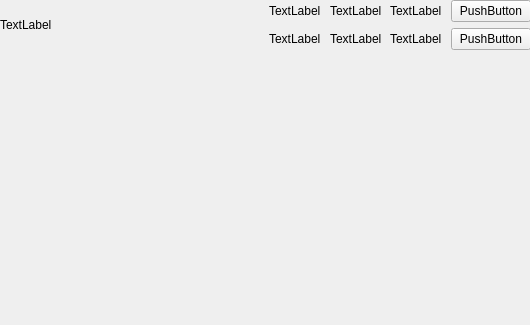
<?xml version="1.0" encoding="UTF-8"?>
<ui version="4.0">
 <class>Form</class>
 <widget class="QWidget" name="Form">
  <property name="geometry">
   <rect>
    <x>0</x>
    <y>0</y>
    <width>530</width>
    <height>325</height>
   </rect>
  </property>
  <property name="windowTitle">
   <string>Form</string>
  </property>
  <widget class="QWidget" name="verticalLayoutWidget">
   <property name="geometry">
    <rect>
     <x>0</x>
     <y>0</y>
     <width>531</width>
     <height>331</height>
    </rect>
   </property>
   <layout class="QVBoxLayout" name="verticalLayout">
    <property name="sizeConstraint">
     <enum>QLayout::SetDefaultConstraint</enum>
    </property>
    <item>
     <layout class="QHBoxLayout" name="horizontalLayout">
      <property name="sizeConstraint">
       <enum>QLayout::SetFixedSize</enum>
      </property>
      <item>
       <widget class="QLabel" name="label_2">
        <property name="text">
         <string>TextLabel</string>
        </property>
       </widget>
      </item>
      <item>
       <layout class="QVBoxLayout" name="verticalLayout_5">
        <item>
         <layout class="QHBoxLayout" name="horizontalLayout_7">
          <item>
           <widget class="QLabel" name="label_17">
            <property name="text">
             <string>TextLabel</string>
            </property>
           </widget>
          </item>
          <item>
           <widget class="QLabel" name="label_16">
            <property name="text">
             <string>TextLabel</string>
            </property>
           </widget>
          </item>
          <item>
           <widget class="QLabel" name="label_15">
            <property name="text">
             <string>TextLabel</string>
            </property>
           </widget>
          </item>
          <item>
           <widget class="QPushButton" name="pushButton_5">
            <property name="text">
             <string>PushButton</string>
            </property>
           </widget>
          </item>
         </layout>
        </item>
        <item>
         <layout class="QHBoxLayout" name="horizontalLayout_5">
          <item>
           <widget class="QLabel" name="label_4">
            <property name="text">
             <string>TextLabel</string>
            </property>
           </widget>
          </item>
          <item>
           <widget class="QLabel" name="label_3">
            <property name="text">
             <string>TextLabel</string>
            </property>
           </widget>
          </item>
          <item>
           <widget class="QLabel" name="label_5">
            <property name="text">
             <string>TextLabel</string>
            </property>
           </widget>
          </item>
          <item>
           <widget class="QPushButton" name="pushButton">
            <property name="text">
             <string>PushButton</string>
            </property>
           </widget>
          </item>
         </layout>
        </item>
       </layout>
      </item>
     </layout>
    </item>
    <item>
     <widget class="QLabel" name="label">
      <property name="text">
       <string/>
      </property>
      <property name="textFormat">
       <enum>Qt::PlainText</enum>
      </property>
     </widget>
    </item>
   </layout>
  </widget>
 </widget>
 <resources/>
 <connections/>
</ui>
